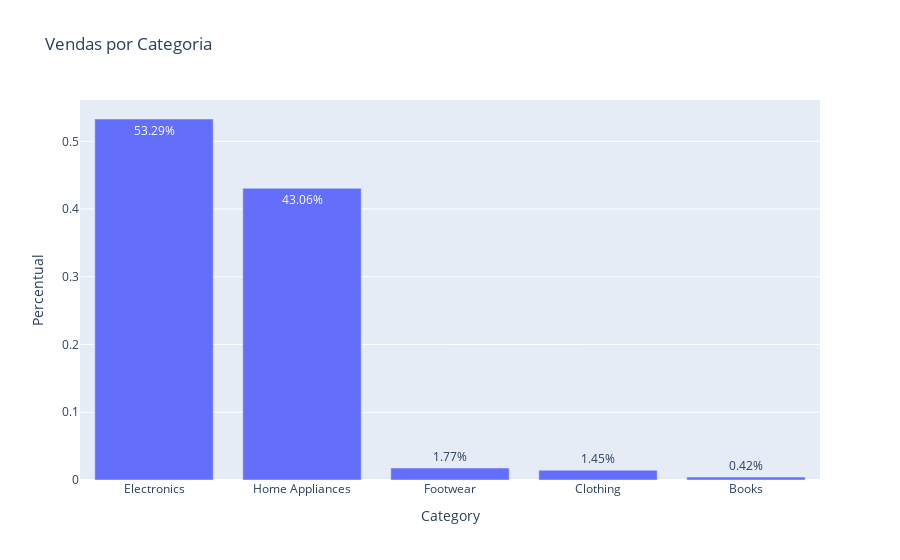

Here is the notebook cell this chart was saved with:
### Code cell
vendas_categoria = df_Amazon.groupby('Category')['Total Sales'].sum()
percentuais_categoria = (vendas_categoria / vendas_categoria.sum()).sort_values(ascending=False)

fig = px.bar(percentuais_categoria, 
             x=percentuais_categoria.index, 
             y=percentuais_categoria.values, 
             title='Vendas por Categoria',
             labels={'x': 'Categoria', 'y': 'Percentual'},
             text_auto='.2%')
fig.show()

### Figure 1 — Plotly figure (JSON) as saved in the notebook; plotly's stock layout.template omitted (floating-point values rounded to 4 significant figures)
{"data": [{"alignmentgroup": "True", "hovertemplate": "Category=%{x}<br>Percentual=%{y}<extra></extra>", "legendgroup": "", "marker": {"color": "#636efa", "pattern": {"shape": ""}}, "name": "", "offsetgroup": "", "orientation": "v", "showlegend": false, "textposition": "auto", "texttemplate": "%{y:.2%}", "type": "bar", "x": ["Electronics", "Home Appliances", "Footwear", "Clothing", "Books"], "xaxis": "x", "y": [0.5329, 0.4306, 0.01772, 0.01452, 0.004244], "yaxis": "y"}], "layout": {"barmode": "relative", "legend": {"tracegroupgap": 0}, "title": {"text": "Vendas por Categoria"}, "xaxis": {"anchor": "y", "domain": [0, 1], "title": {"text": "Category"}}, "yaxis": {"anchor": "x", "domain": [0, 1], "title": {"text": "Percentual"}}}}
